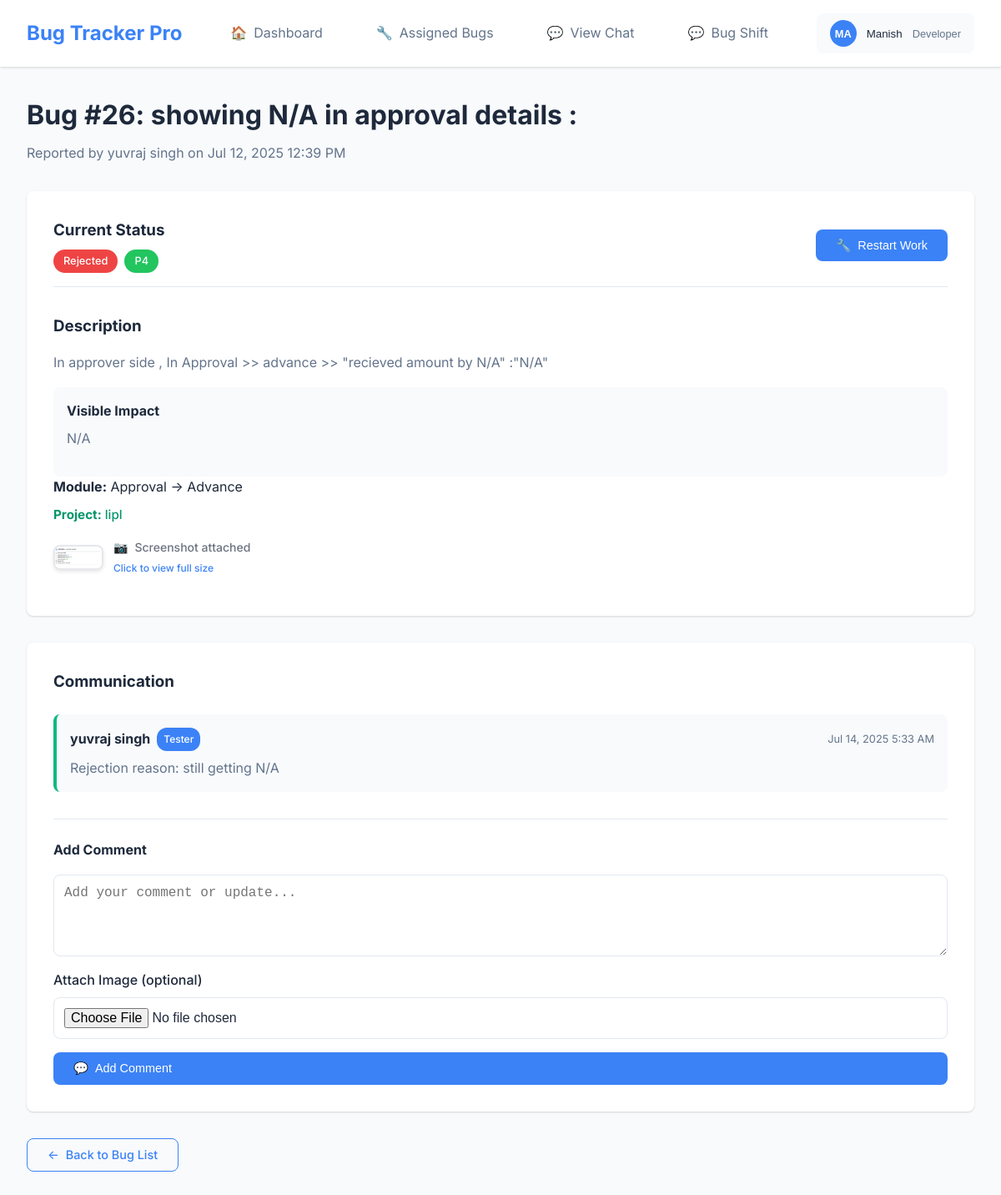
The app's page /fix_bug.php?id=26 (signed in) with its own data.
### tables this page shows
CREATE TABLE `bug_tickets` (
  `id` int NOT NULL,
  `title` varchar(500) NOT NULL,
  `description` text NOT NULL,
  `priority` enum('P1','P2','P3','P4') NOT NULL,
  `visible_impact` text,
  `screenshot` varchar(255) DEFAULT NULL,
  `assigned_dev_id` int DEFAULT NULL,
  `created_by` int NOT NULL,
  `status` enum('pending','in_progress','fixed','approved','rejected') DEFAULT 'pending',
  `created_at` timestamp NOT NULL DEFAULT CURRENT_TIMESTAMP,
  `updated_at` timestamp NOT NULL DEFAULT CURRENT_TIMESTAMP ON UPDATE CURRENT_TIMESTAMP,
  `module` varchar(255) DEFAULT NULL,
  `submodule` varchar(255) DEFAULT NULL,
  `project_id` int DEFAULT NULL
);

CREATE TABLE `users` (
  `id` int NOT NULL,
  `name` varchar(255) NOT NULL,
  `email` varchar(255) NOT NULL,
  `password` varchar(255) NOT NULL,
  `role` enum('tester','developer','admin') NOT NULL DEFAULT 'tester',
  `created_at` timestamp NOT NULL DEFAULT CURRENT_TIMESTAMP,
  `updated_at` timestamp NOT NULL DEFAULT CURRENT_TIMESTAMP ON UPDATE CURRENT_TIMESTAMP
);

CREATE TABLE `projects` (
  `id` int NOT NULL,
  `name` varchar(255) NOT NULL,
  `created_at` timestamp NOT NULL DEFAULT CURRENT_TIMESTAMP,
  `updated_at` timestamp NOT NULL DEFAULT CURRENT_TIMESTAMP ON UPDATE CURRENT_TIMESTAMP
);

CREATE TABLE `bug_remarks` (
  `id` int NOT NULL,
  `bug_id` int NOT NULL,
  `user_id` int NOT NULL,
  `remark` text NOT NULL,
  `image` varchar(255) DEFAULT NULL,
  `timestamp` timestamp NOT NULL DEFAULT CURRENT_TIMESTAMP
);

### config.php (called while the page is built, shortened)
<?php
function formatDate($date) {
    return date('M d, Y g:i A', strtotime($date));
}
function getPriorityColor($priority) {
    switch($priority) {
        case 'P4': return '#22c55e';
    }
}
function getStatusColor($status) {
    switch($status) {
        case 'rejected': return '#ef4444';
    }
}
?>

### fix_bug.php (the view, shortened to what this page needs)
<?php
require_once 'config.php';
$bugId = intval($_GET['id'] ?? 0);
$bug = null;
try {
    $stmt = $pdo->prepare("
        SELECT bt.*, u.name as tester_name, u.email as tester_email, p.name as project_name
        FROM bug_tickets bt
        JOIN users u ON bt.created_by = u.id
        LEFT JOIN projects p ON bt.project_id = p.id
        WHERE bt.id = ? AND bt.assigned_dev_id = ?
    ");
    $stmt->execute([$bugId, $_SESSION['user_id']]);
    $bug = $stmt->fetch();
} catch (PDOException $e) {
    $error = 'Failed to load bug details';
}
$remarks = [];
try {
    $stmt = $pdo->prepare("
        SELECT br.*, u.name as user_name, u.role as user_role
        FROM bug_remarks br
        JOIN users u ON br.user_id = u.id
        WHERE br.bug_id = ?
        ORDER BY br.timestamp ASC
    ");
    $stmt->execute([$bugId]);
    $remarks = $stmt->fetchAll();
} catch (PDOException $e) {
}
?>
<!DOCTYPE html>
<html lang="en">
<head>
    <link rel="stylesheet" href="assets/css/style.css">
</head>
<body>
    <div class="app-container">
        <?php include 'includes/navbar.php'; ?>
        <main class="main-content">
            <div class="page-header">
                <h1>Bug #<?php echo $bug['id']; ?>: <?php echo htmlspecialchars($bug['title']); ?></h1>
                <p>Reported by <?php echo htmlspecialchars($bug['tester_name']); ?> on <?php echo formatDate($bug['created_at']); ?></p>
            </div>
            <div class="bug-details">
                <div class="bug-info-card">
                    <div class="bug-status-section">
                        <div class="current-status">
                            <h3>Current Status</h3>
                            <div class="status-display">
                                <span class="status-badge" style="background-color: <?php echo getStatusColor($bug['status']); ?>">
                                    <?php echo ucfirst(str_replace('_', ' ', $bug['status'])); ?>
                                </span>
                                <span class="priority-badge" style="background-color: <?php echo getPriorityColor($bug['priority']); ?>">
                                    <?php echo $bug['priority']; ?>
                                </span>
                            </div>
                        </div>
                        <div class="status-actions">
                            <?php if ($bug['status'] == 'pending' || $bug['status'] == 'rejected'): ?>
                                <form method="POST" style="display: inline;">
                                    <button type="submit" class="btn btn-primary">
                                        <span>🔧</span> <?php echo $bug['status'] == 'rejected' ? 'Restart Work' : 'Start Working'; ?>
                                    </button>
                                </form>
                            <?php endif; ?>
                        </div>
                    </div>
                    <div class="bug-description-section">
                        <h3>Description</h3>
                        <p><?php echo nl2br(htmlspecialchars($bug['description'])); ?></p>
                        <?php if ($bug['visible_impact']): ?>
                            <div class="visible-impact">
                                <h4>Visible Impact</h4>
                                <p><?php echo nl2br(htmlspecialchars($bug['visible_impact'])); ?></p>
                            </div>
                        <?php endif; ?>
                        <?php if ($bug['module'] || $bug['submodule']): ?>
                            <div class="bug-module-info">
                                <strong>Module:</strong> <?php echo htmlspecialchars($bug['module'] ?? 'N/A'); ?> → <?php echo htmlspecialchars($bug['submodule'] ?? 'N/A'); ?>
                            </div>
                        <?php endif; ?>
                        <?php if ($bug['project_name']): ?>
                            <div class="bug-project-info">
                                <strong>Project:</strong> <?php echo htmlspecialchars($bug['project_name']); ?>
                            </div>
                        <?php endif; ?>
                        <?php if ($bug['screenshot']): ?>
                            <div class="bug-screenshot">
                                <img src="<?php echo UPLOAD_DIR . $bug['screenshot']; ?>"
                                     alt="Bug Screenshot"
                                     class="bug-screenshot-thumbnail"
                                     onclick="openModal('<?php echo UPLOAD_DIR . $bug['screenshot']; ?>')">
                                <div class="screenshot-info">
                                    <span class="screenshot-label">
                                        <span class="screenshot-icon">📷</span>Screenshot attached
                                    </span>
                                    <a href="javascript:void(0)"
                                       onclick="openModal('<?php echo UPLOAD_DIR . $bug['screenshot']; ?>')"
                                       class="screenshot-action">Click to view full size</a>
                                </div>
                            </div>
                        <?php endif; ?>
                    </div>
                </div>
                <div class="remarks-section">
                    <h3>Communication</h3>
                    <div class="remarks-list">
                        <?php if (empty($remarks)): ?>
                            <div class="no-remarks">
                                <p>No remarks yet. Start the conversation by adding your first comment.</p>
                            </div>
                        <?php else: ?>
                            <?php foreach ($remarks as $remark): ?>
                                <div class="remark-item <?php echo $remark['user_role']; ?>">
                                    <div class="remark-header">
                                        <strong><?php echo htmlspecialchars($remark['user_name']); ?></strong>
                                        <span class="role-badge"><?php echo ucfirst($remark['user_role']); ?></span>
                                        <span class="remark-time"><?php echo formatDate($remark['timestamp']); ?></span>
                                    </div>
                                    <div class="remark-content">
                                        <p><?php echo nl2br(htmlspecialchars($remark['remark'])); ?></p>
                                    </div>
                                </div>
                            <?php endforeach; ?>
                        <?php endif; ?>
                    </div>
                    <div class="add-remark">
                        <h4>Add Comment</h4>
                        <form method="POST" enctype="multipart/form-data" class="remark-form">
                            <div class="form-group">
                                <textarea name="remark" placeholder="Add your comment or update..." rows="4" required></textarea>
                            </div>
                            <div class="form-group">
                                <label for="image">Attach Image (optional)</label>
                                <input type="file" id="image" name="image" accept="image/*">
                            </div>
                            <button type="submit" class="btn btn-primary">
                                <span>💬</span> Add Comment
                            </button>
                        </form>
                    </div>
                </div>
            </div>
            <div class="actions-footer">
                <a href="developer_bugs.php" class="btn btn-outline">
                    <span>←</span> Back to Bug List
                </a>
            </div>
        </main>
    </div>
</body>
</html>

### assets/css/style.css (style rules this page uses)
:root { --primary-color: #3b82f6; --primary-hover: #2563eb; --secondary-color: #64748b; --success-color: #10b981; --warning-color: #f59e0b; --error-color: #ef4444; --background-color: #f8fafc; --surface-color: #ffffff; --text-primary: #1e293b; --text-secondary: #64748b; --border-color: #e2e8f0; --border-radius: 8px; --box-shadow: 0 1px 3px 0 rgba(0, 0, 0, 0.1), 0 1px 2px 0 rgba(0, 0, 0, 0.06); --box-shadow-lg: 0 10px 15px -3px rgba(0, 0, 0, 0.1), 0 4px 6px -2px rgba(0, 0, 0, 0.05); }
* { margin: 0; padding: 0; box-sizing: border-box; }
body { font-family: 'Inter', -apple-system, BlinkMacSystemFont, 'Segoe UI', Roboto, sans-serif; background-color: var(--background-color); color: var(--text-primary); line-height: 1.6; }
.btn { display: inline-flex; align-items: center; gap: 0.5rem; padding: 0.75rem 1.5rem; border: none; border-radius: var(--border-radius); font-weight: 500; text-decoration: none; cursor: pointer; transition: all 0.3s ease; font-size: 0.9rem; line-height: 1; }
.btn-primary { background: var(--primary-color); color: white; }
.btn-outline { background: transparent; color: var(--primary-color); border: 1px solid var(--primary-color); }
.form-group { display: flex; flex-direction: column; }
.form-group label { font-weight: 500; margin-bottom: 0.5rem; color: var(--text-primary); }
.form-group input, .form-group select, .form-group textarea { padding: 0.75rem; border: 1px solid var(--border-color); border-radius: var(--border-radius); font-size: 1rem; transition: border-color 0.3s ease; }
.app-container { display: flex; flex-direction: column; min-height: 100vh; }
.main-content { flex: 1; padding: 2rem; max-width: 1200px; margin: 0 auto; width: 100%; }
.priority-badge, .status-badge { padding: 0.25rem 0.75rem; border-radius: 20px; font-size: 0.8rem; font-weight: 500; color: white; }
.page-header { margin-bottom: 2rem; }
.page-header h1 { font-size: 2rem; margin-bottom: 0.5rem; color: var(--text-primary); }
.page-header p { color: var(--text-secondary); }
.visible-impact { background: var(--background-color); padding: 1rem; border-radius: var(--border-radius); margin-top: 1rem; }
.bug-screenshot { margin-top: 1rem; }
.bug-screenshot img { max-width: 100%; height: auto; border-radius: var(--border-radius); cursor: pointer; transition: transform 0.3s ease; }

### records on screen
bug_tickets: id "26", title "showing N/A in approval details :", created_by.name "yuvraj singh", created_at "Jul 12, 2025 12:39 PM", status "Rejected", priority "P4", description "In approver side , In Approval >> advance >> \"recieved amount by N/A\" :\"N/A\"", visible_impact "N/A", module "Approval", submodule "Advance", project.name "lipl", screenshot (picture)
bug_remarks: user.name "yuvraj singh", user.role "Tester", timestamp "Jul 14, 2025 5:33 AM", remark "Rejection reason: still getting N/A"

### other values on screen
SITE_NAME "Bug Tracker Pro"
substr($_SESSION['user_name'], 0, 2) "MA"
$_SESSION['user_name'] "Manish"
getUserRole() "Developer"
